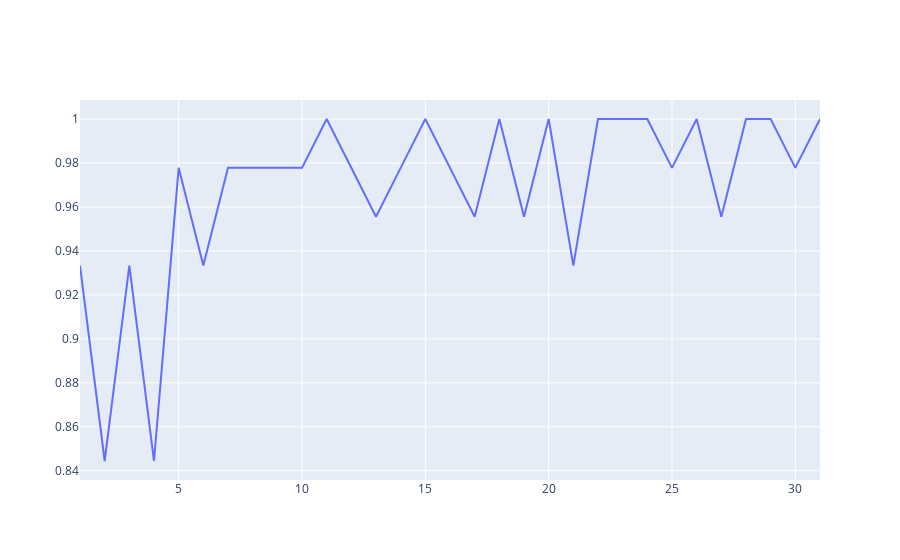

Notebook code cell kept with this figure:
### Code cell
fig = go.Figure(data=go.Scatter(x=neighbors, y=scores))
fig.show()

### Figure 1 — Plotly figure (JSON) as saved in the notebook; plotly's stock layout.template omitted (floating-point values rounded to 4 significant figures)
{"data": [{"type": "scatter", "x": [1, 2, 3, 4, 5, 6, 7, 8, 9, 10, 11, 12, 13, 14, 15, 16, 17, 18, 19, 20, 21, 22, 23, 24, 25, 26, 27, 28, 29, 30, 31], "y": [0.9333, 0.8444, 0.9333, 0.8444, 0.9778, 0.9333, 0.9778, 0.9778, 0.9778, 0.9778, 1, 0.9778, 0.9556, 0.9778, 1, 0.9778, 0.9556, 1, 0.9556, 1, 0.9333, 1, 1, 1, 0.9778, 1, 0.9556, 1, 1, 0.9778, 1]}], "layout": {}}
